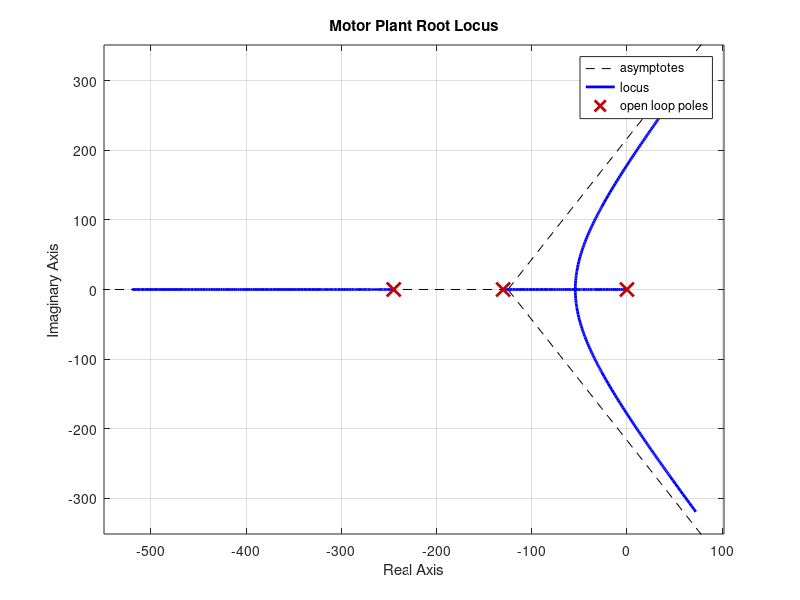
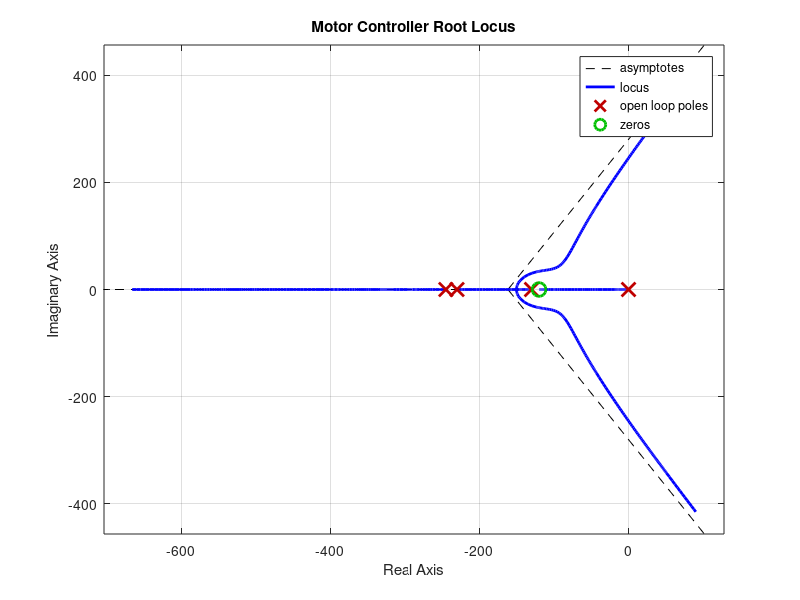
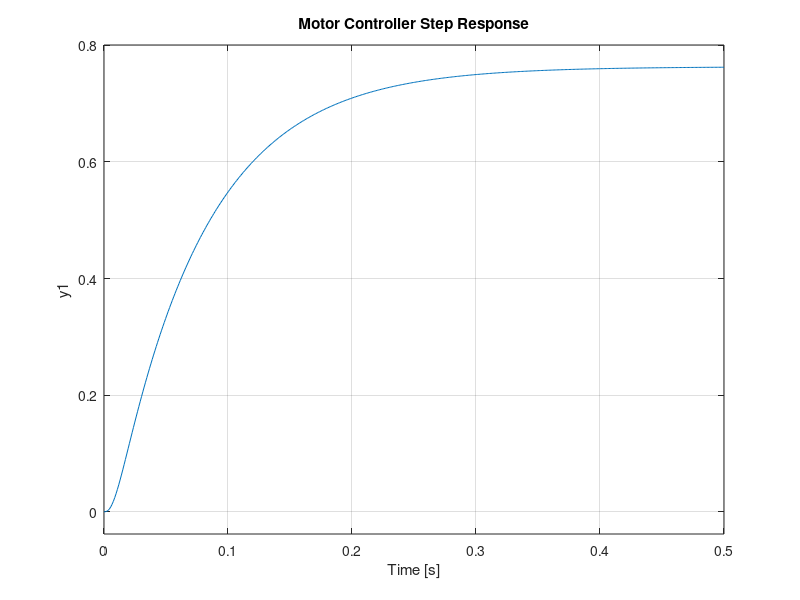

These figures' MATLAB source, in order: (Note: this script raises an error after producing the figures.)
% Matthew Blanchard & Forrest Smith
% ECE 414
% Final Project

% ========== Variables ========== %
% Constants
K_s = 10;       % Touch sensor gain: 0.1V/cm = 10V/m
J_s = 1.4e-7;   % Angular sensor inertia
J_g = 6.2e-6;   % Gearbox inertia 
J_m = 5.0e-5;   % Motor inertia
J_T = 1.8e-3;   % Track inertia

B_m = 3.0e-6;   % Motor viscous friction
G_v = 5;        % Voltage amplifier
g = 9.8;        % Gravitational constant
R_b = 10e-3;     % Ball radius
r_b = 6e-3;      % Distance from ball center to channel wall
A = 1 + ((2 .* (R_b.^2)) ./ (5 .* (r_b.^2)));

% Selectables
i = 4;                                          % Motor selection
N = 10;                                         % Gearbox ratio, 10 - 50
J_eff = J_m + J_g + (1./(N.^2)).*(J_T + J_s);   % Effective inertia (depends on N)

% Motor Variables
K_T = [0.225, 0.175, 0.125, 0.275];  % Motor Torque Constant
R_m = [8, 6, 4, 12];                 % Motor Resistance
L_m = [25e-3, 16e-3, 7.5e-3, 32e-3]; % Motor Inductance
% ========================== %

% Generate the plants

% ======== Motor Plant ============= %
% Numerator
G_nm = G_v .* K_T(i);

% Denominator
G_dm = [ ...
    (J_eff .* L_m(i)), ...                       % s^3
    ((R_m(i) .* J_eff + B_m .* L_m(i))), ...     % s^2
    ((K_T(i).^2 + R_m(i) .* B_m)), ...           % s^1
    0];                                               % s^0

% Plant minimum transfer function
G_m = tf(G_nm, G_dm);
G_m = minreal(G_m);
% ================================== %

% ======= Ball & Track Plant ======= %
% Numerator
G_nx = g .* K_s .* (1 ./ N);

% Denominator
G_dx = [ ...
    A, ...            % s^2
    0, ...            % s^1
    0];               % s^0     

% Plant minimum transfer function
G_x = tf(G_nx, G_dx);
G_x = minreal(G_x);
% ================================== %

% Controller Design

% ======== Motor Controller ======== %
% failed LAM design
%{
os = 0;
n = 6;
ts = .3;

[No, Do] = stepshape(n,os,ts);
[D, T_motor, Tu, Td, L] = lamdesign(G_m, Do);
stepinfo(T_motor)
%}


% Best motor controller design, trying it by hand
%{
[d, c] = pidtune(G_m, 'PDF');
L = G_m*d;
T_motor = feedback(L, 1);
stepinfo(T_motor)
figure();
rlocus(L);
%}

% Motor controller design (PD)
figure('Name', 'Motor Plant Root Locus');          
rlocus(G_m);
title('Motor Plant Root Locus'); 

% There is a pole at the origin which must be pulled out by a nearby zero.
% The pole of the PD must be further in the LHP than the zero.
z = -120;    % Zero, reasonably far in the LHP for a good response time
p = -230;    % Pole, further in the LHP than z

% PID controller
D_m = zpk(z, p, 1);     
figure('Name', 'Motor Controller Root Locus');
rlocus(G_m .* D_m);  
title('Motor Controller Root Locus');

% Select gain of 1.3
k = 1.31;
T_motor = feedback(D_m .* G_m, k);

% Step response/stats for the motor control system
figure('Name', 'Motor Controller Step Response');
step(T_motor);
title('Motor Controller Step Response');
info_m = stepinfo(T_motor);

% ========= Position Controller ========= %
% Combine motor controller and position (ball and track) plant
% to get plant of position controller
G_x2 = T_motor * G_x;
G_x2 = minreal(G_x2);

% Position controller design
figure('Name', 'Position Plant Root Locus');          
rlocus(G_x2);
title('Position Plant Root Locus'); 

% Two poles at origin, need a lead controller to bring them into the 
% RHP. This takes the form of 
%       (s + z)
% D = k --------
%       (s + p)
% where p's magnitude is greater than z's

p = -12;    % Bring p as far out left as possible without crossing 
            % the next pole at -32.17
            
z = 0;      % Need to cancel one of the poles at the origin with a zero

% Lead controller (special case of PID)
figure('Name', 'Position Controller Root Locus');
D_x2 = zpk(z, p, 1);
rlocus(G_x2 .* D_x2);
title('Position Controller Root Locus');

% Let gain k = 99.6, the meeting point of the origin pole and the
% controller pole. This pulls the origin pole as far into the LHP as
% possible without introducing oscillations from complex conjugate poles
% (that leads to overshoot, which we can't afford)
k = 6.22;   
T_position = feedback(D_x2 .* G_x2, k);
figure('Name', 'Position Controller Step Response');
step(T_position);
title('Position Controller Step Response');
info_x = stepinfo(T_position);
[Tu_position, Umax_position] = controleffort(G_x2, T_position);
